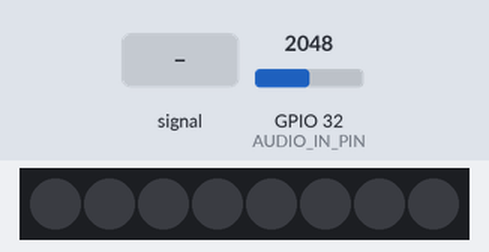
Simulated run of this sketch. Board: ESP32. On the bench: 8 RGB LEDs in strip order, left to right. The inputs (shaded band) are chosen by the test bench; at power-on: GPIO 32 (AUDIO_IN_PIN) = 2048. Dim RGB values are drawn brighter than linear.

Above: at 1.2 s.
1.3 s: GPIO 32 (AUDIO_IN_PIN) fed a 2 Hz sine of ±1228 counts around its level
At 1.46 s:
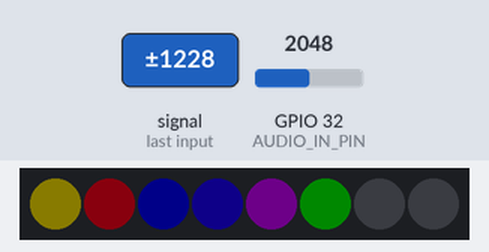
3.3 s: GPIO 32 (AUDIO_IN_PIN) set to 2866
At 3.53 s:
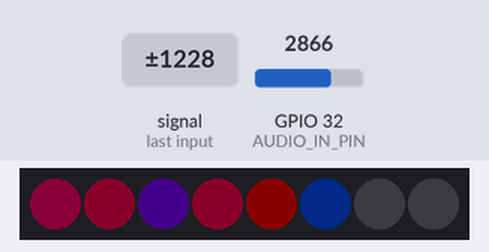
5.2 s: GPIO 32 (AUDIO_IN_PIN) set to 3603
At 5.43 s:
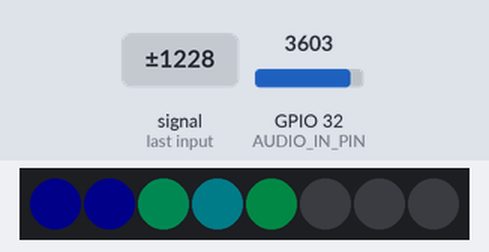
7.1 s: GPIO 32 (AUDIO_IN_PIN) fed a 200 Hz sine of ±327 counts around its level
At 8.7 s:
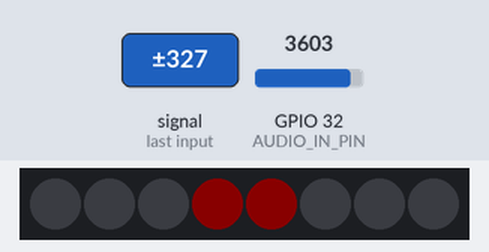
9.0 s: GPIO 32 (AUDIO_IN_PIN) set to 4095
At 9.22 s:
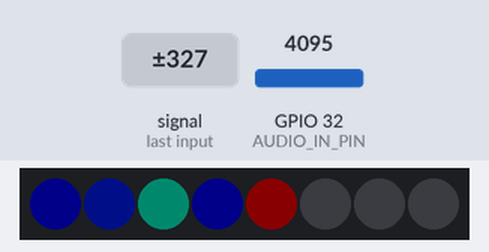
10.9 s: GPIO 32 (AUDIO_IN_PIN) set to 491
At 11.11 s:
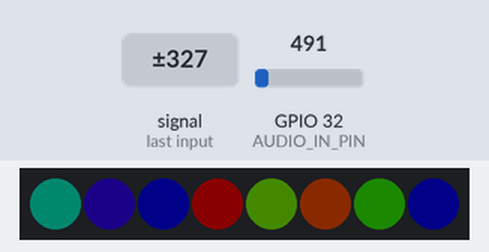
Timing chart, 0 to 13.8 s (numbered marks = the images above; inputs shaded):
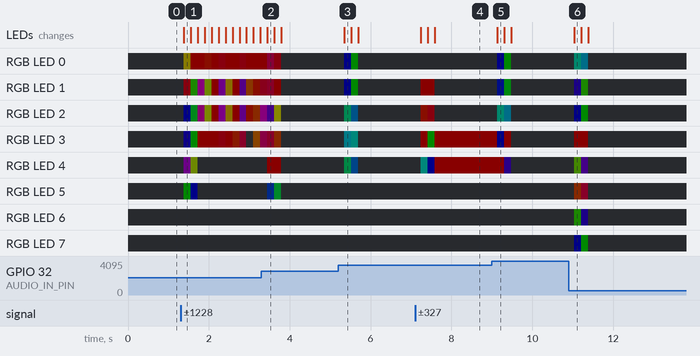

Measured:
- after the input at 3.3 s, the LEDs: change after 0.15 s (image 2)
- after the input at 5.2 s, RGB LED 0, RGB LED 1: off → RGB(0, 0, 10) after 0.14 s, → RGB(0, 10, 0) 0.17 s later, → off 0.17 s later
- after the input at 7.1 s, RGB LED 1: off → RGB(10, 0, 0) after 0.14 s, → off 0.34 s later; RGB LED 2: off → RGB(10, 1, 0) after 0.14 s, → RGB(10, 0, 1) 0.17 s later, → off 0.17 s later
- after the input at 9.0 s, the LEDs: change after 0.14 s (image 5)
- after the input at 10.9 s, RGB LED 0: off → RGB(0, 10, 8) after 0.13 s, → RGB(0, 8, 10) 0.17 s later, → off 0.17 s later; RGB LED 1: off → RGB(2, 0, 10) after 0.13 s, → RGB(2, 10, 0) 0.17 s later, → off 0.17 s later

The sketch:

mic_fft_neopixel.ino
```cpp
#include <Wire.h>
#include <Adafruit_NeoPixel.h>
#include <arduinoFFT.h>

const int maxScale = 16;
const int redZone = 5;

const int sampleWindow = 50; // Sample window width in mS (50 mS = 20Hz)
unsigned int sample;

//
// *** Led setup ***
//

// Which pin on the Arduino is connected to the NeoPixels?
// On a Trinket or Gemma we suggest changing this to 1:
#define LED_PIN    17

// How many NeoPixels are attached to the Arduino?
#define LED_COUNT 8

#define AUDIO_IN_PIN 32

// Declare our NeoPixel strip object:
Adafruit_NeoPixel strip(LED_COUNT, LED_PIN, NEO_GRB + NEO_KHZ800);

//
// *** FFT setup ***
//

#define SAMPLES         1024          // Must be a power of 2
#define SAMPLING_FREQ   40000         // Hz, must be 40000 or less due to ADC conversion time. Determines maximum frequency that can be analysed by the FFT Fmax=sampleF/2.
#define AMPLITUDE       1          // Depending on your audio source level, you may need to alter this value. Can be used as a 'sensitivity' control.
#define NUM_BANDS       8            // To change this, you will need to change the bunch of if statements describing the mapping from bins to bands
#define NOISE           1200           // Used as a crude noise filter, values below this are ignored
#define TOP             255

unsigned int sampling_period_us;
byte peak[] = {0, 0, 0, 0, 0, 0, 0, 0}; // The length of these arrays must be >= NUM_BANDS
int oldBarHeights[] = {0, 0, 0, 0, 0, 0, 0, 0};
int bandValues[] = {0, 0, 0, 0, 0, 0, 0, 0};
double vReal[SAMPLES];
double vImag[SAMPLES];
unsigned long newTime;
arduinoFFT FFT = arduinoFFT(vReal, vImag, SAMPLES, SAMPLING_FREQ);

void setup()
{
//  Serial.begin(115200);

  strip.begin();           // INITIALIZE NeoPixel strip object (REQUIRED)
  strip.show();            // Turn OFF all pixels ASAP
  strip.setBrightness(10); // Set BRIGHTNESS to about 1/5 (max = 255)

  sampling_period_us = round(1000000 * (1.0 / SAMPLING_FREQ));
}

uint32_t buffer[] = { 10 , 10 , 10 , 10 , 10 , 10 , 10 , 10};

void loop()
{
  // Reset bandValues[]
  for (int i = 0; i < NUM_BANDS; i++) {
    bandValues[i] = 0;
  }

  // Sample the audio pin
  for (int i = 0; i < SAMPLES; i++) {
    newTime = micros();
    vReal[i] = analogRead(AUDIO_IN_PIN); // A conversion takes about 9.7uS on an ESP32
    vImag[i] = 0;
    while ((micros() - newTime) < sampling_period_us) {
      /* chill */
    }
  }

  // Compute FFT
  FFT.DCRemoval();
  FFT.Windowing(FFT_WIN_TYP_HAMMING, FFT_FORWARD);
  FFT.Compute(FFT_FORWARD);
  FFT.ComplexToMagnitude();

  // Analyse FFT results
  for (int i = 2; i < (SAMPLES / 2); i++) {    // Don't use sample 0 and only first SAMPLES/2 are usable. Each array element represents a frequency bin and its value the amplitude.
    if (vReal[i] > NOISE) {                    // Add a crude noise filter

      //16 bands, 12kHz top band
      if (i <= 3  ) bandValues[0]  += (int)vReal[i];
      if (i > 3   && i <= 7  ) bandValues[1]  += (int)vReal[i];
      if (i > 7   && i <= 13  ) bandValues[2]  += (int)vReal[i];
      if (i > 13  && i <= 25 ) bandValues[3]  += (int)vReal[i];
      if (i > 25  && i <= 50 ) bandValues[4]  += (int)vReal[i];
      if (i > 50  && i <= 97 ) bandValues[5] += (int)vReal[i];
      if (i > 97  && i <= 189) bandValues[6] += (int)vReal[i];
      if (i > 189) bandValues[7] += (int)vReal[i];
    }
  }

  // Process the FFT data into bar heights
  for (byte band = 0; band < NUM_BANDS; band++) {

    // Scale the bars for the display
    int barHeight = bandValues[band] / AMPLITUDE;
//    if (barHeight > TOP) barHeight = TOP;

    // Small amount of averaging between frames
//    barHeight = ((oldBarHeights[band] * 1) + barHeight) / 2;

//    Serial.print(barHeight - oldBarHeights[band]);
//    Serial.print(" ");

    //strip.setPixelColor(band, strip.gamma32(strip.ColorHSV(bandValues[band])));
    setColor(band, barHeight - oldBarHeights[band]);

    // Move peak up
    if (barHeight > peak[band]) {
      peak[band] = min(TOP, barHeight);
    }
    // Save oldBarHeights for averaging later
    oldBarHeights[band] = barHeight;
  }

//  Serial.println(" ");
  strip.show();
}

void setColor(int pixel, uint32_t value) {
  if (value <= 0) {
    strip.setPixelColor(pixel, strip.Color(0, 0, 0));
  } else {
    strip.setPixelColor(pixel, strip.gamma32(strip.ColorHSV(value)));
  }
}
```
